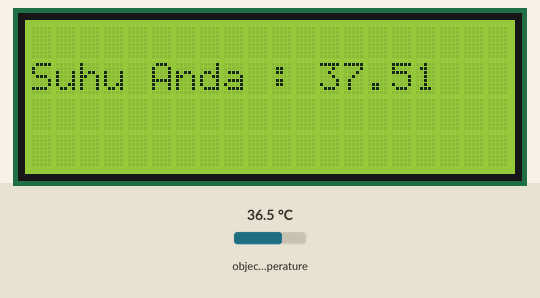
A sketch run on a simulated Arduino Uno, built with avr-gcc and run on an emulated ATmega328P. Parts: 20×4 character LCD. The inputs (shaded band) are chosen by the test bench; at power-on: object temperature 36.5 °C. What the sketch prints to the serial monitor is not drawn.

Above: at 1.2 s.
1.3 s: object temperature set to 34.4 °C
At 4.1 s:
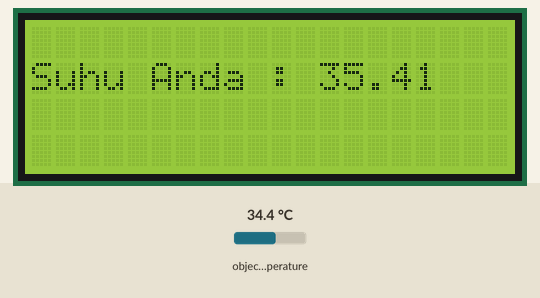
4.6 s: object temperature set to 33.6 °C
At 6.5 s:
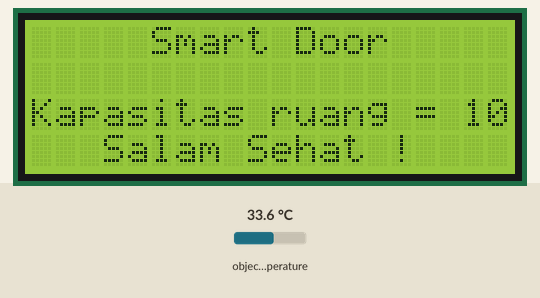
7.6 s: object temperature set to 39 °C
At 10.1 s:
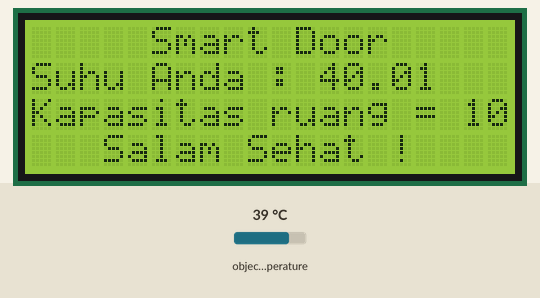
Timing chart, 0 to 11.6 s (numbered marks = the images above; inputs shaded):
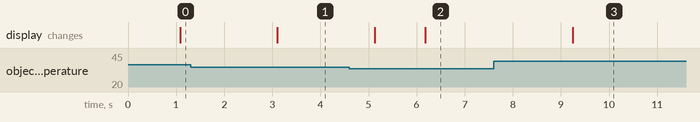

The sketch:

lcd_sensor_suhu.ino
```cpp
#include <Wire.h>
#include <LiquidCrystal_I2C.h>
#include <Wire.h>
#include <Adafruit_MLX90614.h>

Adafruit_MLX90614 mlx = Adafruit_MLX90614();
LiquidCrystal_I2C lcd (0x27, 20, 4);
float n;

void setup() {
  Serial.begin(9600);
  lcd.init ();
  lcd.backlight();

  if (!mlx.begin()) {
    Serial.println("Error connecting to MLX sensor. Check wiring.");
    while (1);
  };
}

void loop() {
 // Serial.print("Ambient = "); Serial.print(mlx.readAmbientTempC());
    Serial.print("*C\tObject = "); Serial.print(mlx.readObjectTempC()); Serial.println("*C");
    Serial.print("*C\tObject = "); Serial.print((mlx.readObjectTempC()) + 2); Serial.println("*D");
//  Serial.print("Ambient = "); Serial.print(mlx.readAmbientTempF());
//  Serial.print("*F\tObject = "); Serial.print(mlx.readObjectTempF()); Serial.println("*F");
  if (mlx.readObjectTempC() > 34){
     delay (1000);
     lcd.setCursor (0,1);
     lcd.print ("Suhu Anda : ");
     lcd.print ((mlx.readObjectTempC()) + 1);
    }
  else if (mlx.readObjectTempC() <= 34) {
    lcd.clear();
    lcd.setCursor (5,0);
    lcd.print ("Smart Door");
    lcd.setCursor (0,2);
    lcd.print ("Kapasitas ruang = 10");
    lcd.setCursor (3,3);
    lcd.print ("Salam Sehat !");
  }

  delay (1000);
}
```

Measured:
- the behaviour switches between 34 and 33.9 °C on object temperature (found by bisection; images 1 and 2)
- after the input at 1.3 s, the display: changes after 1.8 s (image 1)
- after the input at 4.6 s, the display: first changes after 0.53 s (image 2 shows a later state)
- after the input at 7.6 s, the display: changes after 1.6 s (image 3)
